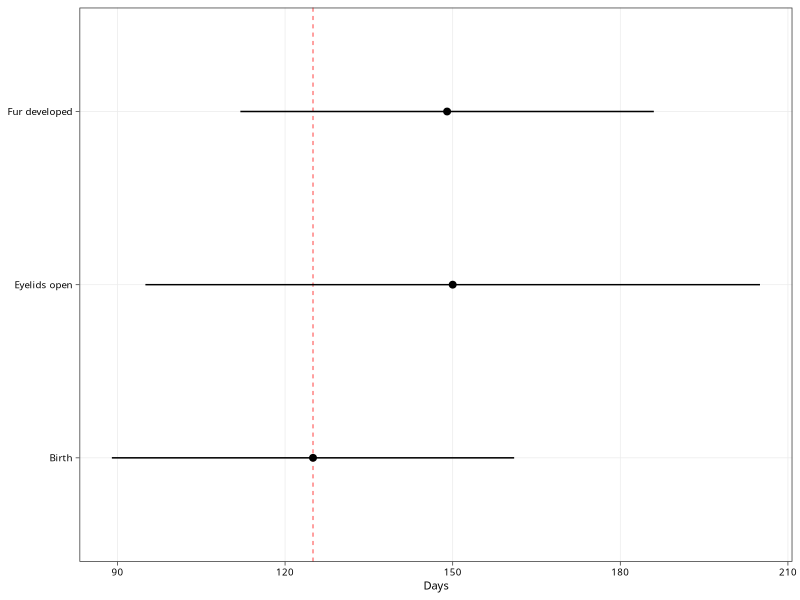

Reproduce this figure in R.
library(tidyverse)
library(here)

figdir <- here("results/99_paper-figs/")

# Mean estimtes and 70% CI from Werneburg et al, Table 1
df <- tribble(
  ~Trait,          ~mean, ~lower, ~upper,
   "Birth",         125,   89,     161,
   "Fur developed", 149,   112,    186,
   "Eyelids open",  150,   95,     205
)

plac <- ggplot(df, aes(mean, Trait)) +
  geom_vline(xintercept = 125, linetype = 2, color = "red", linewidth = 0.25) +
  geom_point(size = 2) +
  geom_segment(aes(x = lower, xend = upper), linewidth = 0.5) +
  labs(x = "Days", y = NULL) +
  theme_bw(base_family = "Source Sans Pro", base_line_size = 0.25) +
  theme(
    axis.text = element_text(size = 7, color = "black"),
    axis.title = element_text(size = 8, color = "black"),
    panel.grid.minor = element_blank()
    )

ggsave(here(figdir, "supp-fig_werneburg-estimates.png"), 
       plac, 
       width = 3, height = 1.5, units = "in", dpi = 600)

# end =========================================================================
